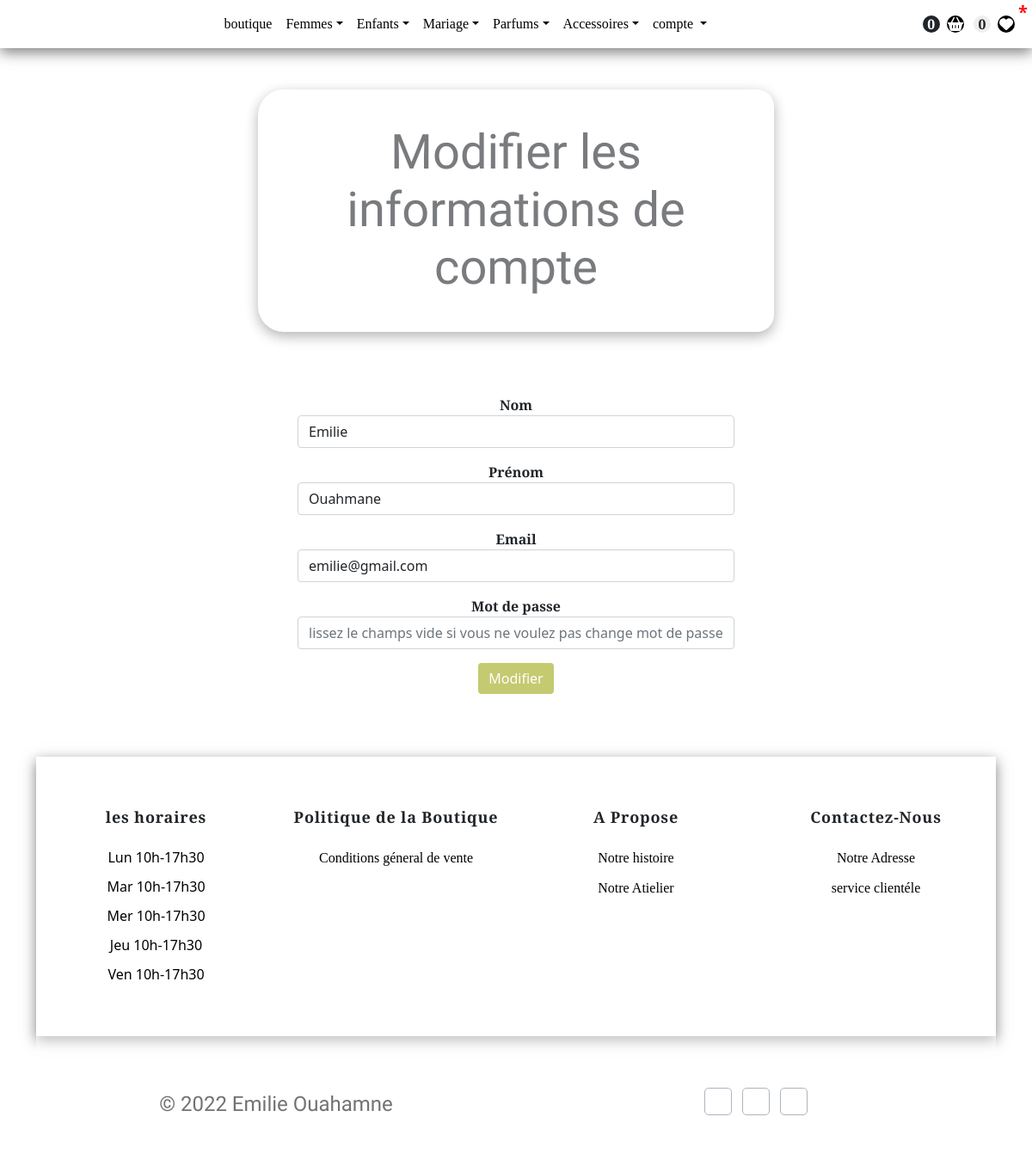
/edite_profil.php?Emilie=Edite&UtilID=7 (signed in), run on the app's committed database.
### tables this page shows
CREATE TABLE `categories` (
  `ID` int(11) NOT NULL,
  `Nom` varchar(250) NOT NULL,
  `Classement` int(11) NOT NULL,
  `pere` int(11) NOT NULL DEFAULT 0
);

CREATE TABLE `utilisateurs` (
  `Id_utilisateur` int(11) NOT NULL,
  `Nom` varchar(255) NOT NULL,
  `Prenom` varchar(255) NOT NULL,
  `Avatar` varchar(255) NOT NULL,
  `Email` varchar(255) NOT NULL,
  `Mdp` varchar(255) NOT NULL,
  `GroupID` int(11) NOT NULL DEFAULT 0,
  `Statut` int(11) NOT NULL DEFAULT 0,
  `Date` date NOT NULL
);

### init.php (called while the page is built, shortened)
<?php
include'contact_db.php';
 $tbl='includes/templates/';
 $func ='includes/functions/';
 include $func .'function.php';
 include $tbl . 'header.inc.php';
 include $tbl . 'nav.inc.php';
?>

### includes/functions/function.php (called while the page is built, shortened)
<?php
function GetCategories(){
    global $con;
    $getELm = $con->prepare("SELECT * FROM categories WHERE pere = 0 ORDER BY Classement ASC");
    $getELm->execute();
    $rows = $getELm->fetchAll();
    return $rows;
}
?>

### edite_profil.php (the view, shortened to what this page needs)
<?php
if (isset($_SESSION['utilisateur'])) {
    include 'init.php';
    $Emilie = isset($_GET['Emilie']) ?  $_GET['Emilie'] : 'Boutique';
    if ($Emilie == 'Edite') {
        $Util_ID = isset($_GET['UtilID']) && is_numeric($_GET['UtilID']) ? intval($_GET['UtilID']) : 0;
        $stmt = $con->prepare(" SELECT * FROM utilisateurs  WHERE Id_utilisateur =? LIMIT 1");
        $stmt->execute(array($Util_ID));
        $row = $stmt->fetch();
        $count = $stmt->rowCount();
        if ($count > 0) { ?>
            <h1 class="w-50 mx-auto mt-5 promotion">Modifier les informations de compte </h1>
            <div class="container ">
                <form class="form-horizontal form-members mt-5 text-center mx-auto w-50 " action="?Emilie=Update" method="POST">
                    <div class="mb-3">
                        <label class="col-sm-2 control-label label-text ">Nom</label>
                        <input type="text" class="form-control" id="Username" name="Nom" value="<?php echo  $row['Nom'] ?>" autocomplete="off" required="required">
                    </div>
                    <div class="mb-3">
                        <label class="col-sm-2 control-label label-text">Prénom </label>
                        <input type="text" class="form-control" id="Userprenom" name="Prenom" value="<?php echo $row['Prenom'] ?>" required="required">
                    </div>
                    <div class="mb-3">
                        <label class="col-sm-2 control-label label-text">Email</label>
                        <input type="Email" class="form-control" id="Email" name="Email" value="<?php echo  $row['Email'] ?>" required="required">
                    </div>
                    <div class="mb-3">
                        <label class="col-sm-2 control-label label-text">Mot de passe</label>
                        <input type="Mdp" class="form-control" name="nouveau_mdp" value="" autocomplete="new-Mdp" placeholder="lissez le champs vide si vous ne voulez pas change mot de passe">
                    </div>
                    <button type="submit" class="btn btn-primary">Modifier</button>
                </form>
            <?php } ?>
            <?php }
        include $tbl . 'footer.inc.php';
    } else {
        header('Location : index.php');
        exit();
    }
    ?>

### includes/templates/nav.inc.php (shortened to what this page needs)
<nav class="navbar navbar-expand-md navbar-dark bg-dark" aria-label="Fourth navbar example">
    <div class="container-fluid">
      <div class="collapse navbar-collapse " id="Emilie">
                <ul class="navbar-nav mx-auto mb-2 mb-md-0">
                    <li class="nav-item">
                        <a class="nav-link active" aria-current="page" href="index.php">boutique</a>
                    </li>
                    <?php
                    $categories = GetCategories();
                    foreach ($categories as $cat) { ?>
                        <li class="nav-item dropdown">
                            <a class="" href="#">
                                <a class="nav-link dropdown-toggle"  role="button" data-bs-toggle="dropdown" aria-expanded="false" href="<?php echo 'categories.php?pageid=' . $cat['ID'] . '&pagenom=' . str_replace('', '-', $cat['Nom']) . '">' . $cat['Nom'] . '</a> ' ?>
                    </li>
                             <?php } ?>
                    <li class=" nav-item dropdown float-end ">
                            <a class=" nav-link dropdown-toggle" href="profile.php" id="navbarDropdown" role="button" data-bs-toggle="dropdown" aria-expanded="false">compte </a>
                        </li>
                </ul>
                <div class="d-flex nav_icon justify-content-center">
                    <?php
                    if (isset($_SESSION['panier'])) {
                        $count = count($_SESSION['panier']); ?>
                        <span class="text-white fw-bold bg-dark" id="count_panier"> <?php echo $count; ?> </span>
                    <?php } else { ?>
                        <span class="text-white fw-bold bg-dark" id="count_panier"> <?php echo 0; ?> </span>
                    <?php } ?>
                    <a href="panier.php" class="me-2"> <i class="fas fa-shopping-basket"></i></a>
                   <?php if (isset($_SESSION['favoir'])) {
                        $count = count($_SESSION['favoir']); ?>
                        <span class="text-dark fw-bold  btn-favoir" id="count_panier"> <?php echo $count; ?> </span>
                    <?php } else { ?>
                        <span class="text-dark fw-bold  btn-favoi" id="count_panier"> <?php echo 0; ?> </span>
                    <?php } ?>
                    <a href="Favorie.php" class="me-2"><i class="fas fa-heart"></i></a>
                </div>
            </div>
    </div>
  </nav>

### Layout/css/front_end.css (style rules this page uses)
* { margin: 0; padding: 0; box-sizing: border-box; scroll-behavior: smooth; }
.navbar { background-color: #ffffff !important; font-weight: bold; display: flex; justify-content: space-between; font-family: 'Cinzel Decorative', cursive; box-shadow: 0 5px 15px rgba(0, 0, 0, 0.5); }
.navbar .nav-item a { color: #000 !important; justify-content: space-between; font-weight: 400; }
.nav_icon { display: flex; justify-content: space-evenly; align-items: center; padding-left: 15px; }
.nav_icon a { font-size: 1em; transition: 0.7s ease; height: 1.25em; width: 1.25em; line-height: 1.25em; text-align: center; color: #FFF; border-radius: 50%; margin-left: 0.5em; background: rgb(0, 0, 0); }
#count_panier { font-size: 1em; transition: 0.7s ease; height: 1.25em; width: 1.25em; line-height: 1.25em; text-align: center; color: black; border-radius: 50%; margin-left: 0.2em; background: #eee; }
.promotion { box-shadow: 0 5px 15px rgba(0, 0, 0, 0.5); width: 400px; padding: 40px ; text-align: center; margin: auto; font-family: 'Mea Culpa', cursive; font-size: 3.5em; border-radius: 30px 20px 20px 30px; opacity: 0.6; }
.label-text { font-size: 1em; font-family: 'Cinzel Decorative', cursive; width: 50%; font-weight: bold; }
.form-members { box-shadow: 0 5px 15px rgba(0, 0, 0, 0.5); padding: 25px; border-radius: 15px; box-shadow: 0 0 0 0 #000; animation: pulse 1.3s infinite; }
.form-members .btn { background-color: rgb(196, 202, 111); border: none; }

### data on the page
categories: Nom "Femmes"
categories: Nom "Enfants"
categories: Nom "Mariage"
categories: Nom "Parfums"
categories: Nom "Accessoires"
utilisateurs: Nom "Emilie", Prenom "Ouahmane", Email "emilie@gmail.com"
